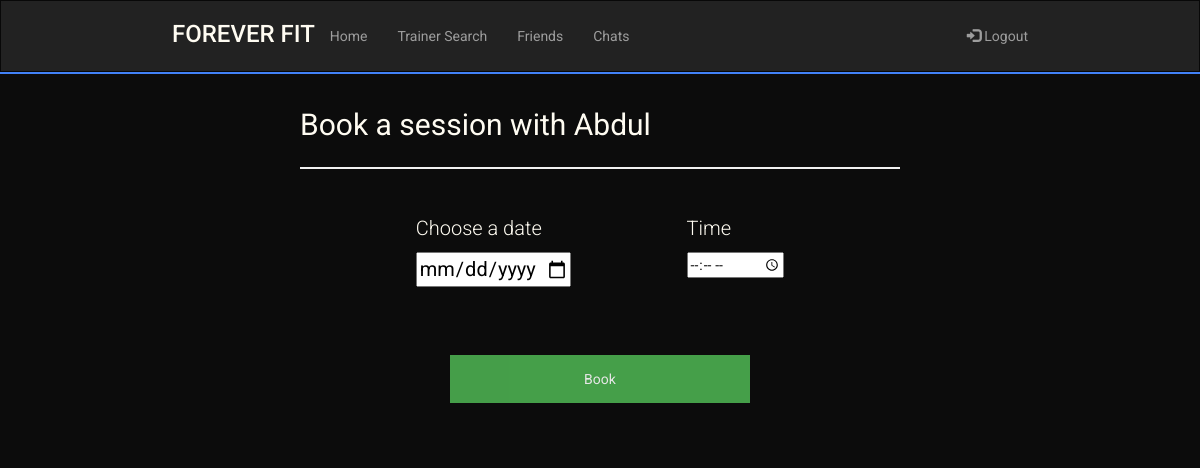
The app's page /BookSession/ae32 (signed in), older data.
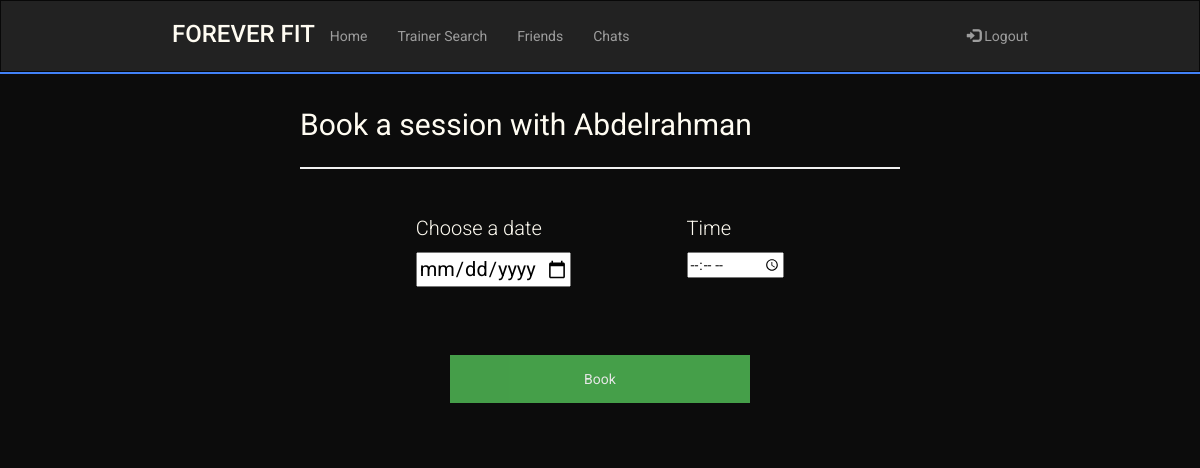
The same page, newer data.
### sql_db.py (models this page shows, shortened)
class User(UserMixin,db.Model):
    __tablename__ = 'user'
    username = db.Column(db.String(80), unique=True, primary_key=True)
    fname = db.Column(db.String(120), nullable=False)
    lname = db.Column(db.String(120), nullable=False)
    dob = db.Column(db.String(120), nullable=False)
    password = db.Column(db.String(120), nullable=False)
    isTrainer = db.Column(db.Boolean, nullable = False)
    fitnessGoals = db.Column(db.String(120), nullable=True)

### routes.py (the view, shortened to what this page needs)
@app.route('/BookSession/<uname>',methods=['POST','GET'])
@login_required
def book_session(uname):
    if request.method == 'GET':
        if current_user.isTrainer:
            return redirect('/Home')
        else:
            return render_template('book-session.html',trainer=get_user(uname))

### main.py (called while the page is built)
    @login.user_loader
    def load_user(uname):
        return User.query.get(uname)

### sql_db.py (called while the page is built)
def get_user(uname):
    return User.query.filter_by(username=uname).first()

### templates/book-session.html (shortened to what this page needs)
<!DOCTYPE html>
<html lang="en">
    <head>
        <link rel="stylesheet" href="https://maxcdn.bootstrapcdn.com/bootstrap/3.4.1/css/bootstrap.min.css" />
        <link rel="stylesheet" href="../static/main.css" />
    </head>
    <body>
        <header>
            <nav class="navbar navbar-inverse" style="border-radius: 0px; margin-bottom: 0px;">
                <div class="container-fluid">
                    <div class="navbar-header mobile-center">
                        <h3 class="logo" href="#">FOREVER FIT</h3>
                    </div>
                    <ul class="nav navbar-nav laptop">
                        <li><a href="/">Home</a></li>
                        {% if (not current_user.isTrainer) %}
                            <li><a href="/TrainerSearch">Trainer Search</a></li>
                            <li><a href="/Friends">Friends</a></li>
                        {% endif %}
                        <li><a href="/chats">Chats</a></li>
                    </ul>
                    <ul class="nav navbar-nav navbar-right laptop">
                        <li>
                            <a href="/logout"><span class="glyphicon glyphicon-log-in"></span> Logout</a>
                        </li>
                    </ul>
                </div>
            </nav>
            <hr class="header-hr"/>
        </header>
        <main>
            <div class="sign-up-sheet">
                <p class="big">Book a session with {{trainer.fname}}</p>
                <hr>
                <form method="post">
                    <br>
                    <div class="flex-row">
                        <div>
                        <p class="small">Choose a date</p>
                        <input type="date" id="date" name="date"
                               class="birthday" max="2100-12-30" required/>
                        </div>
                        <div>
                        <p class="small">Time</p>
                        <input type="time" id="time" name="time">
                        </div>
                    </div>
                    <br>
                    <br>
                    <br>
                    <div class="center-btn">
                        <button type="submit" class="signupbtn">Book</button>
                    </div>
                </form>
            </div>
        </main>
    </body>
</html>

Row changes from the older to the newer data that the page shows:
changed User: fname "Abdul" → "Abdelrahman"
